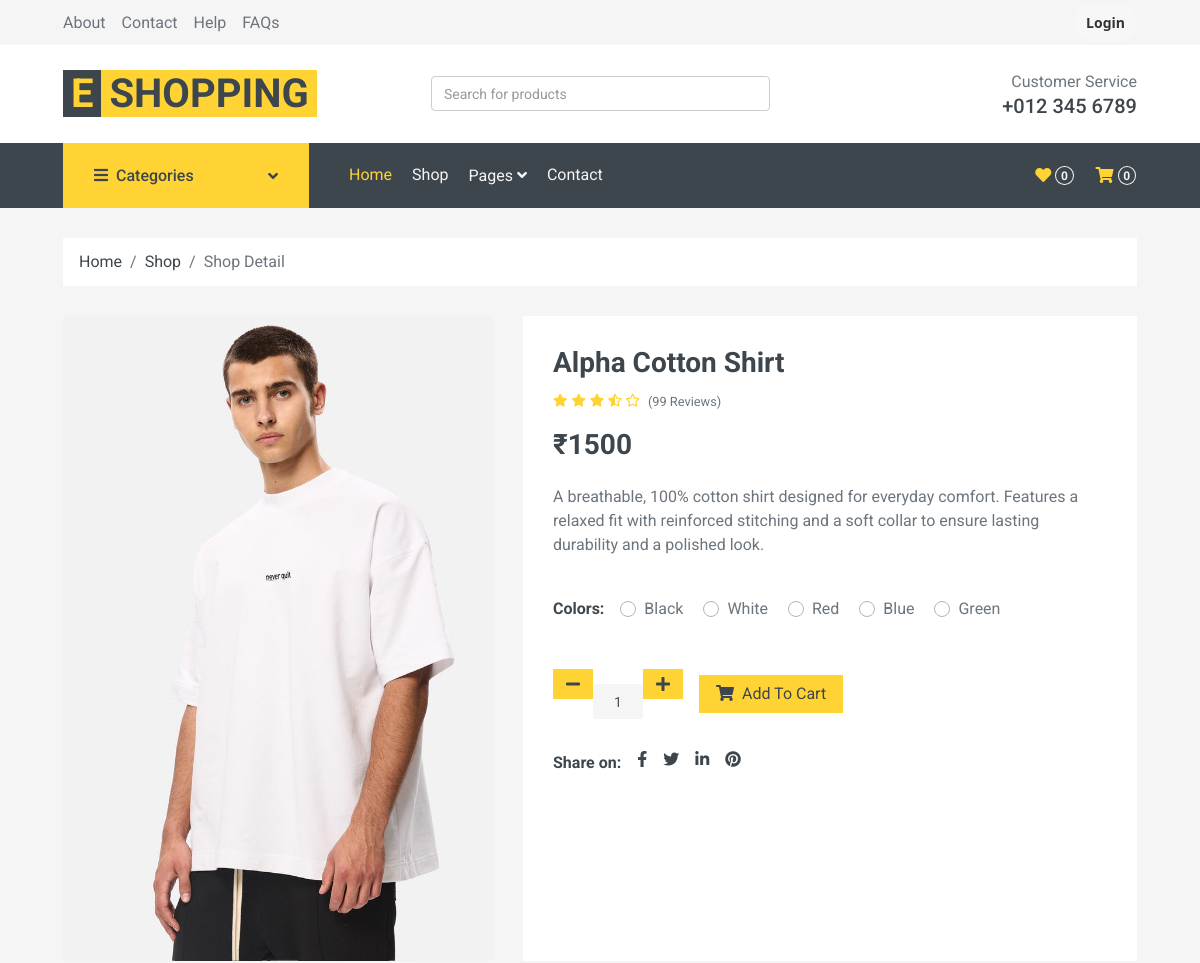
Page /User/detail.php?id=1 (upper part) on the earlier database version.
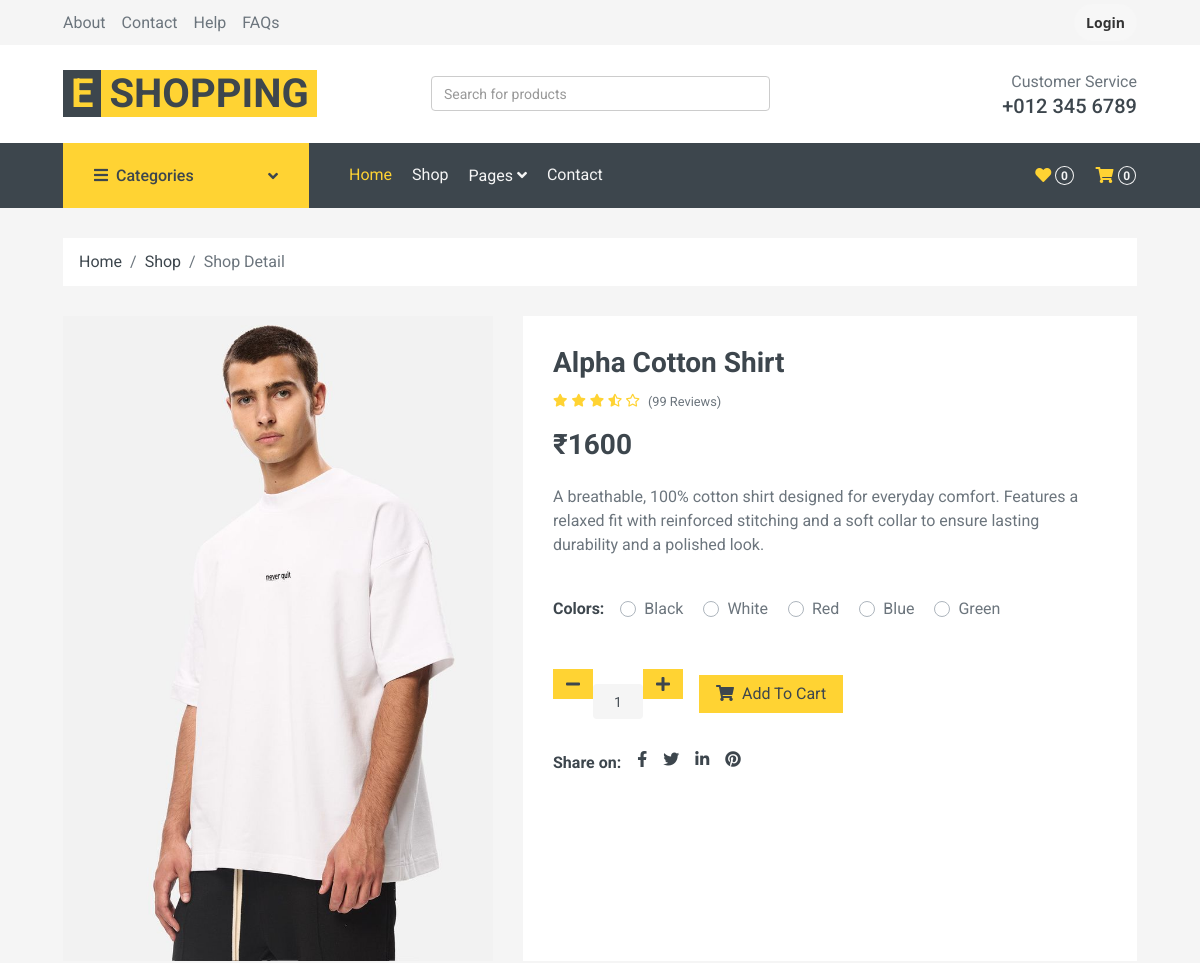
Same page on the later database version.
### tables this page shows
CREATE TABLE `product` (
  `product_id` int(11) NOT NULL,
  `name` varchar(250) NOT NULL,
  `description` varchar(250) NOT NULL,
  `image` varchar(255) NOT NULL,
  `price` int(250) NOT NULL,
  `additional_description` longtext NOT NULL,
  `gender` enum('male','female','baby') NOT NULL,
  `cat_id` int(11) NOT NULL COMMENT '1="shirts"',
  `color_id` int(11) DEFAULT NULL
);

### User/detail.php (the view, shortened to what the changed rows need)
<?php
   include_once 'includes/header.php';
   include_once 'includes/navbar.php';
     $id = $_GET['id'];
   ?>
<div class="container-fluid pb-5">
    <div class="row px-xl-5">
        <div class="col-lg-5 mb-30">
            <?php
               $product_select = "select  * from product where product_id = '$id'";
               $result_select = mysqli_query($con_query, $product_select);
               if (mysqli_num_rows($result_select) > 0) {
                   while ($data = mysqli_fetch_assoc($result_select)) {
               ?>
                    <div id="product-carousel" class="carousel slide" data-ride="carousel">
                        <div class="carousel-inner bg-light">
                            <div class="carousel-item active">
                                <img class="w-100 h-100" src="../Admin/assets/img/product/<?php echo $data['image']; ?>" alt="Image">
                            </div>
                        </div>
                    </div>
        </div>
        <div class="col-lg-7 h-auto mb-30">
            <div class="h-100 bg-light p-30">
                <h3><?php echo $data['name']; ?></h3>
                <div class="d-flex mb-3">
                    <div class="text-primary mr-2">
                        <small class="fas fa-star"></small>
                        <small class="fas fa-star"></small>
                        <small class="fas fa-star"></small>
                        <small class="fas fa-star-half-alt"></small>
                        <small class="far fa-star"></small>
                    </div>
                    <small class="pt-1">(99 Reviews)</small>
                </div>
                <h3 class="font-weight-semi-bold mb-4"><?php echo "₹" . $data['price']; ?></h3>
                <p class="mb-4"><?php echo $data['description']; ?></p>
                <div class="d-flex mb-4">
                    <strong class="text-dark mr-3">Colors:</strong>
                    <form>
                        <div class="custom-control custom-radio custom-control-inline">
                            <label class="custom-control-label" for="color-1">Black</label>
                        </div>
                        <div class="custom-control custom-radio custom-control-inline">
                            <label class="custom-control-label" for="color-2">White</label>
                        </div>
                        <div class="custom-control custom-radio custom-control-inline">
                            <label class="custom-control-label" for="color-3">Red</label>
                        </div>
                        <div class="custom-control custom-radio custom-control-inline">
                            <label class="custom-control-label" for="color-4">Blue</label>
                        </div>
                        <div class="custom-control custom-radio custom-control-inline">
                            <label class="custom-control-label" for="color-5">Green</label>
                        </div>
                    </form>
                </div>
                <div class="d-flex align-items-center mb-4 pt-2">
                    <div class="input-group quantity mr-3" style="width: 130px;">
                        <div class="input-group-btn">
                            <button class="btn btn-primary btn-minus">
                                <i class="fa fa-minus"></i>
                            </button>
                        </div>
                        <input type="text" class="form-control bg-secondary border-0 text-center" value="1">
                        <div class="input-group-btn">
                            <button class="btn btn-primary btn-plus">
                                <i class="fa fa-plus"></i>
                            </button>
                        </div>
                    </div>
                    <button class="btn btn-primary px-3"><i class="fa fa-shopping-cart mr-1"></i> Add To
                        Cart</button>
                </div>
                <div class="d-flex pt-2">
                    <strong class="text-dark mr-2">Share on:</strong>
                    <div class="d-inline-flex">
                        <a class="text-dark px-2" href="">
                            <i class="fab fa-facebook-f"></i>
                        </a>
                        <a class="text-dark px-2" href="">
                            <i class="fab fa-twitter"></i>
                        </a>
                        <a class="text-dark px-2" href="">
                            <i class="fab fa-linkedin-in"></i>
                        </a>
                        <a class="text-dark px-2" href="">
                            <i class="fab fa-pinterest"></i>
                        </a>
                    </div>
                </div>
            </div>
        </div>
    </div>
        <?php
                   }
               }
           ?>
</div>
</body>
</html>

Differences in the rows shown:
changed product "Alpha Cotton Shirt": price "1500" → "1600"
